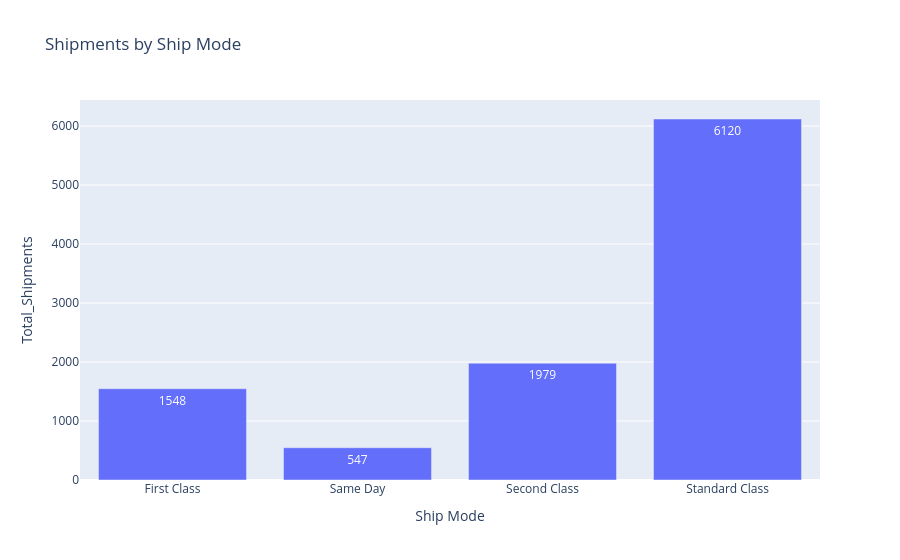

This figure's notebook cell:
### Code cell
# Shipment Distribution Chart
fig = px.bar(
    ship_mode_summary,
    x="Ship Mode",
    y="Total_Shipments",
    text="Total_Shipments",
    title="Shipments by Ship Mode"
)

fig.show()

### Figure 1 — Plotly figure (JSON) as saved in the notebook; plotly's stock layout.template omitted (floating-point values rounded to 4 significant figures)
{"data": [{"hovertemplate": "Ship Mode=%{x}<br>Total_Shipments=%{text}<extra></extra>", "legendgroup": "", "marker": {"color": "#636efa", "pattern": {"shape": ""}}, "name": "", "orientation": "v", "showlegend": false, "text": [1548.0, 547.0, 1979.0, 6120.0], "textposition": "auto", "type": "bar", "x": ["First Class", "Same Day", "Second Class", "Standard Class"], "xaxis": "x", "y": [1548, 547, 1979, 6120], "yaxis": "y"}], "layout": {"barmode": "relative", "legend": {"tracegroupgap": 0}, "title": {"text": "Shipments by Ship Mode"}, "xaxis": {"anchor": "y", "domain": [0, 1], "title": {"text": "Ship Mode"}}, "yaxis": {"anchor": "x", "domain": [0, 1], "title": {"text": "Total_Shipments"}}}}
